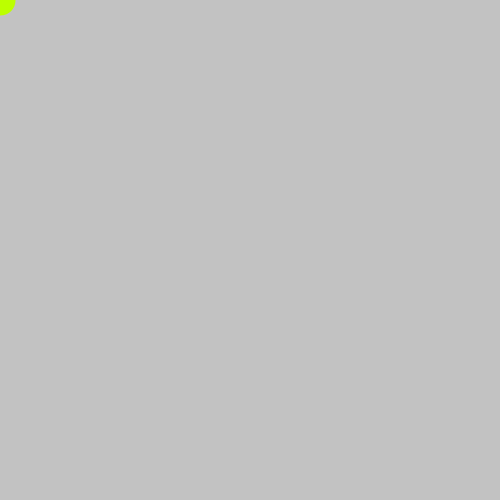
Frame 1 (no input)
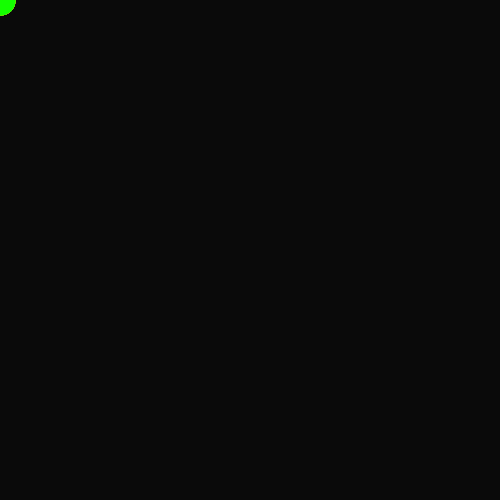
Frame 60 (the mouse pressed at the canvas centre just before this capture)
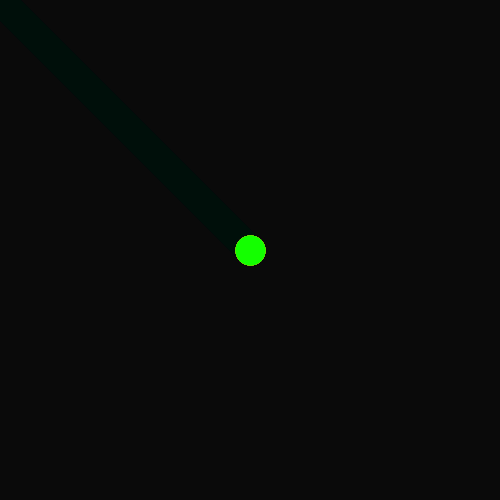
Frame 120 (the mouse held since frame 60 and released just before this capture)

The Processing sketch that drew these frames (run headless with seeded random() and noise(); from frame 60 on, the mouse is pressed at the canvas centre):

// Processing sketch: rainbowcursor
// ── rainbowcursor.pde
void setup() {
  size(500, 500);
  colorMode(HSB, 100);
  //noStroke();
}

void draw() {
  fill(0, 5);
  noStroke();
  rect(0, 0, width, height);
  stroke((millis() / 5) % 100, 100, 100);
  strokeWeight(30);
  strokeCap(ROUND);
  line(pmouseX, pmouseY, mouseX, mouseY);
}
